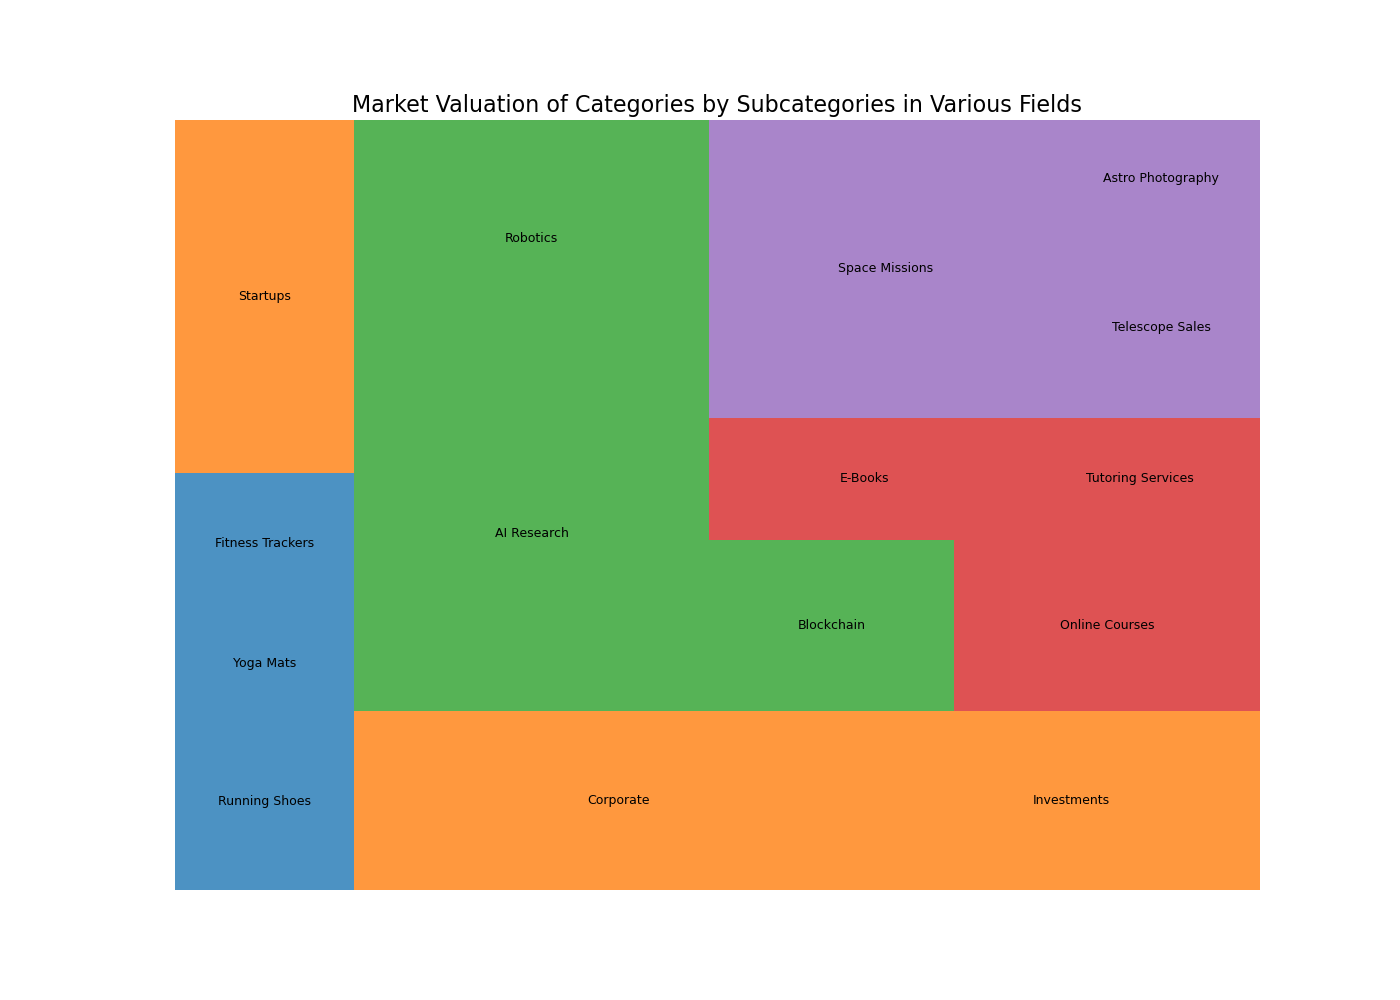

Python code for this plot:

import matplotlib.pyplot as plt
import pandas as pd
import squarify

# Data for the chart
data = {
    "Category": ["Sports & Fitness", "Sports & Fitness", "Sports & Fitness",
                 "Business & Entrepreneurship", "Business & Entrepreneurship", "Business & Entrepreneurship",
                 "Future Technologies & Society", "Future Technologies & Society", "Future Technologies & Society",
                 "Education & Learning", "Education & Learning", "Education & Learning",
                 "Astronomy & Space Exploration", "Astronomy & Space Exploration", "Astronomy & Space Exploration"],
    "Subcategory": ["Running Shoes", "Yoga Mats", "Fitness Trackers",
                    "Startups", "Corporate", "Investments",
                    "AI Research", "Robotics", "Blockchain",
                    "Online Courses", "E-Books", "Tutoring Services",
                    "Space Missions", "Telescope Sales", "Astro Photography"],
    "Value": [150000, 85000, 120000, 
              300000, 450000, 320000, 
              600000, 400000, 200000, 
              250000, 180000, 140000, 
              500000, 170000, 110000]
}

df = pd.DataFrame(data)

# Create a color palette, mapped to Category
color_mapper = {
    'Sports & Fitness': '#1f77b4',
    'Business & Entrepreneurship': '#ff7f0e',
    'Future Technologies & Society': '#2ca02c',
    'Education & Learning': '#d62728',
    'Astronomy & Space Exploration': '#9467bd'
}

colors = [color_mapper[category] for category in df['Category']]

# Create the figure
fig, ax = plt.subplots(1, figsize=(14, 10))

# Create the treemap
squarify.plot(sizes=df['Value'], label=df['Subcategory'], color=colors, alpha=0.8, text_kwargs={'fontsize':9})

plt.title('Market Valuation of Categories by Subcategories in Various Fields', fontsize=16)
plt.axis('off')
plt.show()
